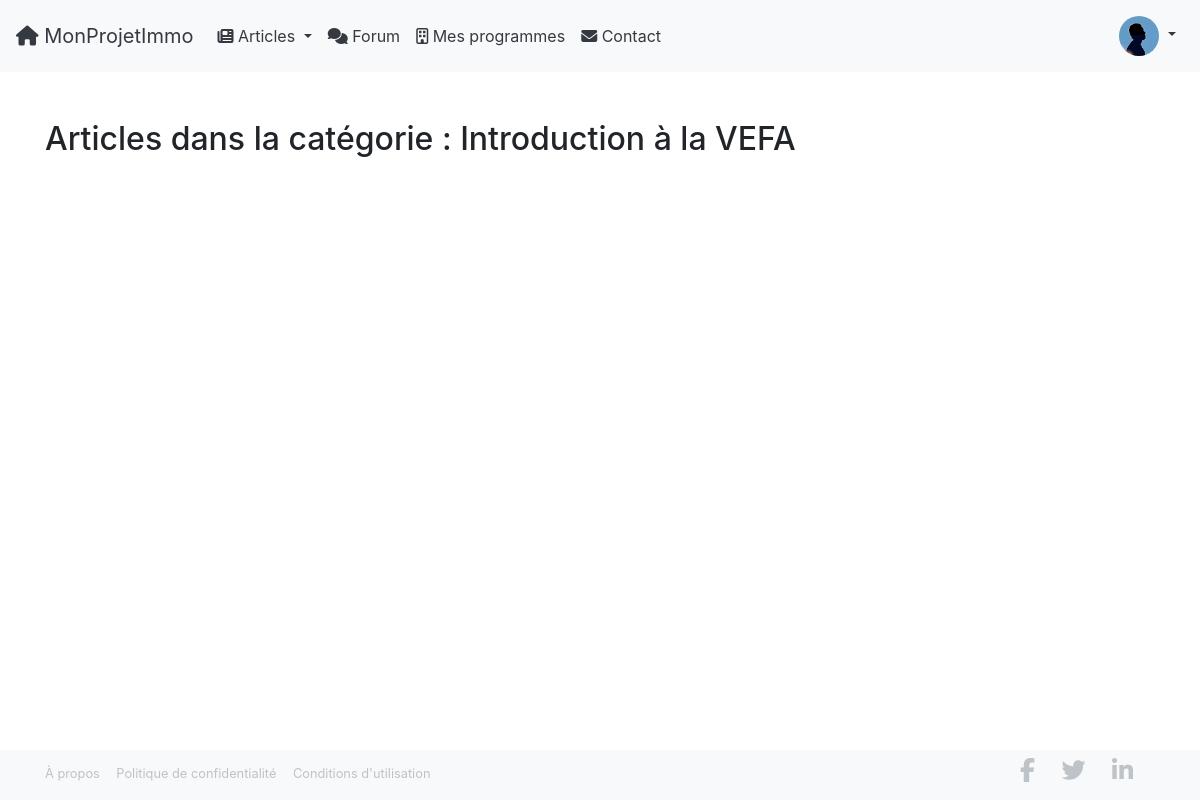
Before: /categories/introduction-a-la-vefa/ (signed in) with the older database file.
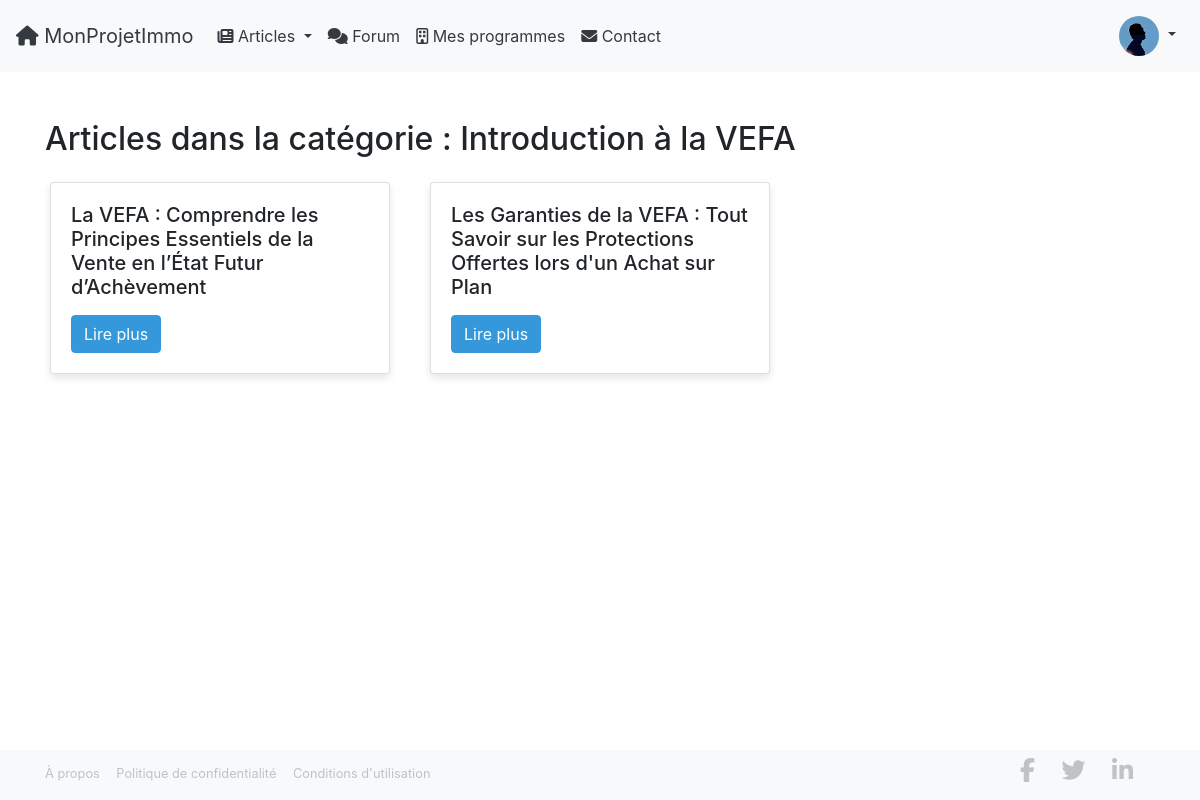
After: the same page with the newer database file.
### website/models.py (models this page shows, shortened)
class Article(models.Model):
    title = models.CharField(max_length=200)
    publication_date = models.DateField()
    author = models.ForeignKey('auth.User', on_delete=models.CASCADE)
    meta_description = models.CharField(max_length=160, blank=True, null=True)
    meta_keywords = models.CharField(max_length=255, blank=True, null=True)
    slug = models.SlugField(unique=True, blank=True, null=True)
    associated_articles = models.ManyToManyField('self', blank=True)
    category = models.ForeignKey(Category, on_delete=models.SET_NULL, null=True, blank=True)

### website/views.py (the view)
# urls.py: path('categories/<slug:category_slug>/', views.category_articles, name='category_articles'),
def category_articles(request, category_slug):
    category = get_object_or_404(Category, slug=category_slug)
    articles = Article.objects.filter(category=category)
    return render(request, 'category_articles.html', {
        'category': category,
        'articles': articles,
    })

### VefaConnect/context_processors.py (called while the page is built)
def categories(request):
    return {
        'categories': Category.objects.all()
    }

### website/templates/category_articles.html (shortened to what this page needs)
{% extends "base.html" %}
{% block content %}
<div class="container my-5">
    <h2>Articles dans la catégorie : {{ category.name }}</h2>
    <div class="row mt-4">
        {% for article in articles %}
        <div class="col-md-4 mb-4">
            <div class="card h-100">
                <div class="card-body">
                    <h5 class="card-title">{{ article.title }}</h5>
                    <a href="{% url 'article_detail' category_slug=article.category.slug slug=article.slug %}" class="btn btn-primary">Lire plus</a>
                </div>
            </div>
        </div>
        {% endfor %}
    </div>
</div>
{% endblock %}

Changed rows visible on the page:
added Article: title "La VEFA : Comprendre les Principes Essentiels de la Vente en l’État Futur d’Achèvement"
added Article: title "Les Garanties de la VEFA : Tout Savoir sur les Protections Offertes lors d'un Achat sur Plan"
